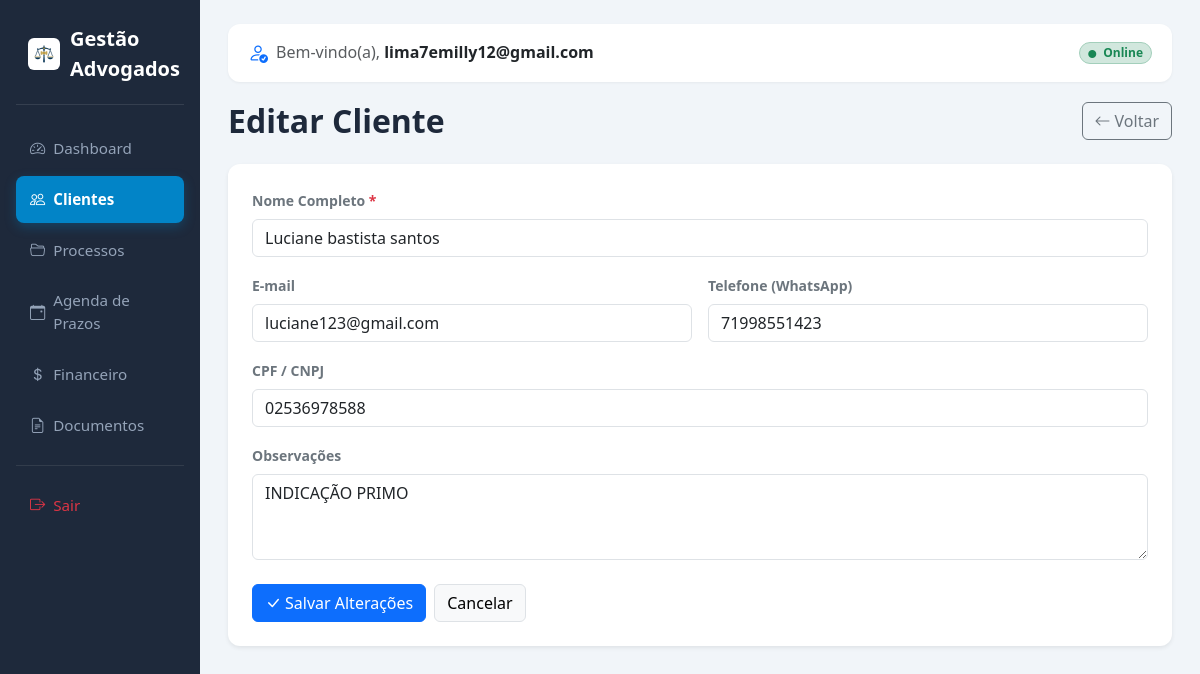
Page /clientes/editar/5 (signed in) on the committed database.
### tables this page shows
CREATE TABLE clientes (
        id INTEGER PRIMARY KEY AUTOINCREMENT,
        nome TEXT NOT NULL,
        email TEXT,
        telefone TEXT,
        cpf_cnpj TEXT
    , observacao TEXT DEFAULT '', usuario_id INTEGER DEFAULT 1);

### app/controllers/ClienteController.php (called while the page is built, shortened)
<?php
class ClienteController {
    public function edit($id) {
        $pdo = getDB();
        $stmt = $pdo->prepare("SELECT * FROM clientes WHERE id = ? AND usuario_id = ?");
        $stmt->execute([$id, $_SESSION["user_id"]]);
        $cliente = $stmt->fetch();
        require 'app/views/layout.php';
    }
}

### app/views/clientes/edit.php (the view)
<div class="d-flex justify-content-between align-items-center mb-4 flex-wrap gap-2">
    <h2 class="mb-0 fw-bold">Editar Cliente</h2>
    <a href="<?= BASE_URL ?>/clientes" class="btn btn-outline-secondary d-inline-flex align-items-center gap-1">
        <i class="bi bi-arrow-left"></i> Voltar
    </a>
</div>
<div class="card shadow-sm border-0">
    <div class="card-body p-3 p-md-4">
        <form action="<?= BASE_URL ?>/clientes/editar/<?= $cliente['id'] ?>" method="POST">
            <div class="mb-3">
                <label class="form-label fw-semibold small text-secondary">Nome Completo <span class="text-danger">*</span></label>
                <input type="text" name="nome" class="form-control" value="<?= htmlspecialchars($cliente['nome']) ?>" required>
            </div>
            <div class="row g-3 mb-3">
                <div class="col-12 col-md-6">
                    <label class="form-label fw-semibold small text-secondary">E-mail</label>
                    <input type="email" name="email" class="form-control" value="<?= htmlspecialchars($cliente['email']) ?>">
                </div>
                <div class="col-12 col-md-6">
                    <label class="form-label fw-semibold small text-secondary">Telefone (WhatsApp)</label>
                    <input type="tel" name="telefone" class="form-control" value="<?= htmlspecialchars($cliente['telefone']) ?>">
                </div>
            </div>
            <div class="mb-3">
                <label class="form-label fw-semibold small text-secondary">CPF / CNPJ</label>
                <input type="text" name="cpf_cnpj" class="form-control" value="<?= htmlspecialchars($cliente['cpf_cnpj']) ?>">
            </div>
            <div class="mb-4">
                <label class="form-label fw-semibold small text-secondary">Observações</label>
                <textarea name="observacao" class="form-control" rows="3"><?= htmlspecialchars($cliente['observacao'] ?? '') ?></textarea>
            </div>
            <div class="d-flex flex-column flex-sm-row gap-2">
                <button type="submit" class="btn btn-primary d-inline-flex align-items-center justify-content-center gap-1">
                    <i class="bi bi-check-lg"></i> Salvar Alterações
                </button>
                <a href="<?= BASE_URL ?>/clientes" class="btn btn-light border">Cancelar</a>
            </div>
        </form>
    </div>
</div>

### app/views/layout.php (style rules this page uses)
:root { --sidebar-bg: #1e293b; --sidebar-hover: #334155; --sidebar-active: #0284c7; --primary-accent: #0284c7; }
body { font-family: 'Segoe UI', system-ui, -apple-system, sans-serif; background-color: #f1f5f9; color: #1e293b; min-height: 100vh; }
.card { border-radius: 12px; border: 1px solid rgba(0,0,0,0.05); overflow: hidden; }

### rows in the picture
clientes: nome "Luciane bastista santos", email "luciane123@gmail.com", telefone "71998551423", cpf_cnpj "02536978588", observacao "INDICAÇÃO PRIMO"

### other values in the picture
$_SESSION['email'] "lima7emilly12@gmail.com"
